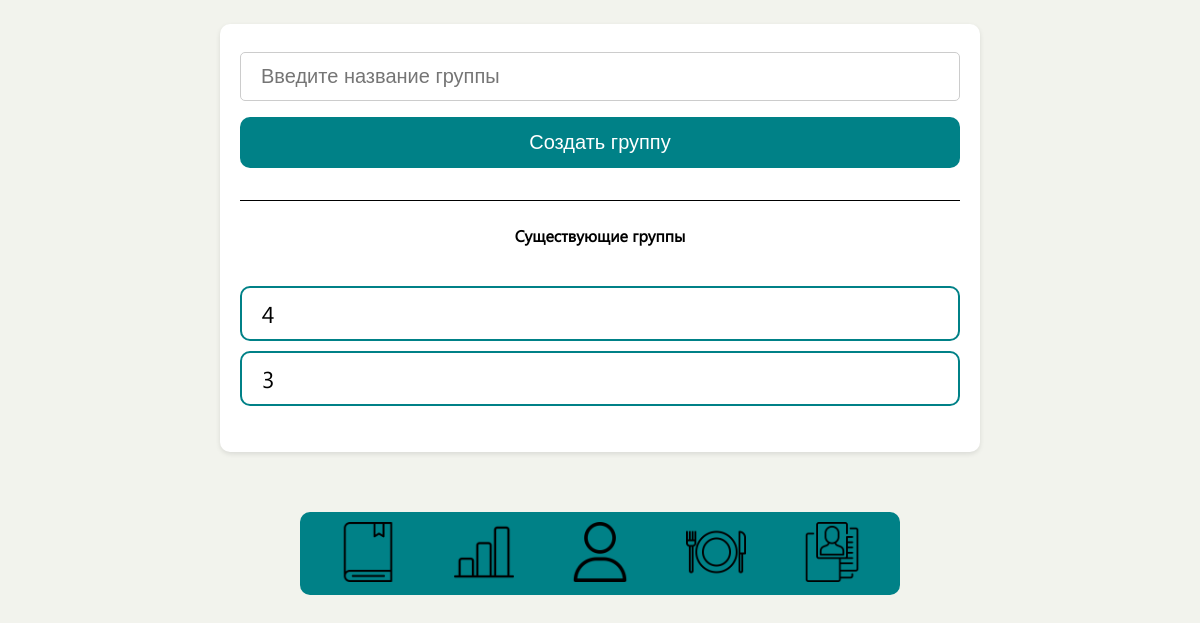
The page /creategroup (signed in) on the database as committed earlier.
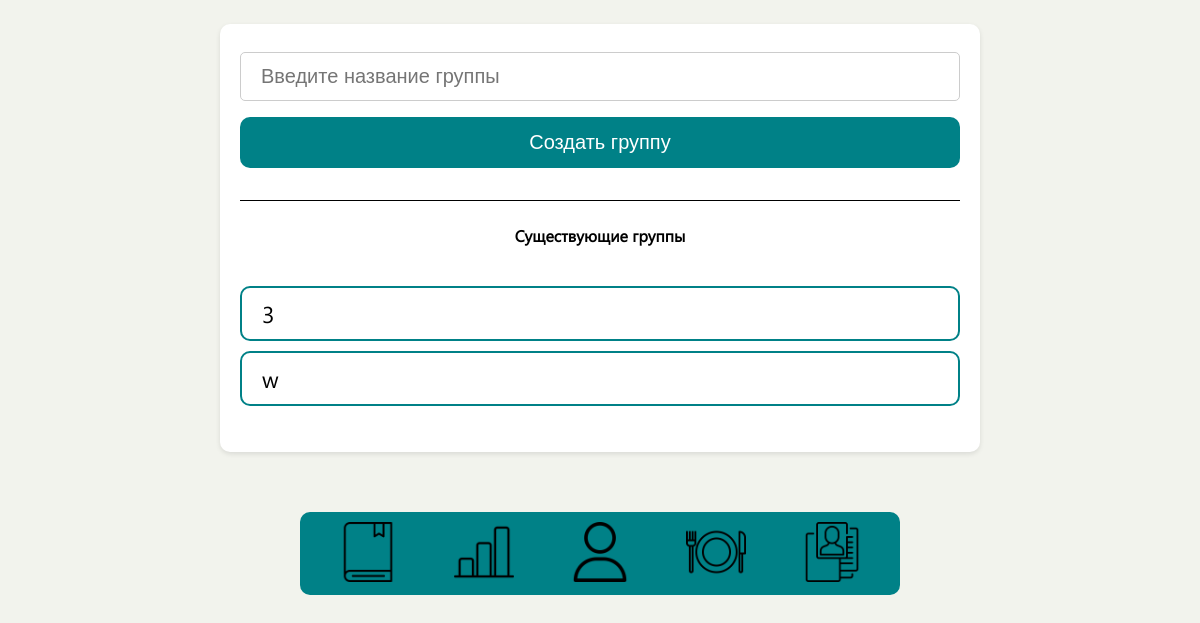
The same page on the database as committed later.
### webflut/models.py (models this page shows, shortened)
class Group(models.Model):
    name = models.CharField(max_length=100)
    creator = models.ForeignKey(User, on_delete=models.CASCADE, related_name='created_groups', null=True, blank=True)
    users = models.ManyToManyField(User, related_name='joined_groups')

### webflut/views.py (the view)
# urls.py: path('creategroup', views.creategroup, name='creategroup'),
@login_required
def creategroup(request):
    if request.method == 'POST':
        group_name = request.POST.get('group_name')
        user = request.user  # Получить текущего пользователя
        group = Group.objects.create(name=group_name, creator=user)  # Создать группу с указанием создателя
        return redirect('creategroup')
    groups = Group.objects.filter(creator=request.user)
    return render(request, 'creategroup.html', {'groups': groups})

### webflut/templates/creategroup.html (shortened to what this page needs)
{% load static %}
{% load pwa %}
<!DOCTYPE html>
<html lang="en">
    <head>
        <link href="{% static 'css/Groups Pages/groups.css' %}" rel="stylesheet" />
    </head>
<body>
<div class="container">
    <form action="{% url 'creategroup' %}" method="post">
        <input type="text" name="group_name" placeholder="Введите название группы" required>
        <button type="submit">Создать группу</button>
    </form>
    <text class="title" id="all">Существующие группы</text>
    <ul>
        {% for group in groups %}
        <li><a href="{% url 'groupdetail' group_id=group.id %}">{{ group.name }}</a></li>
        {% endfor %}
    </ul>
</div>
{% include 'footer.html' %}
</body>
</html>

Rows that differ between the two databases and show on the page:
no longer on this page (row edited): Group: name "4"
added Group: name "w"
